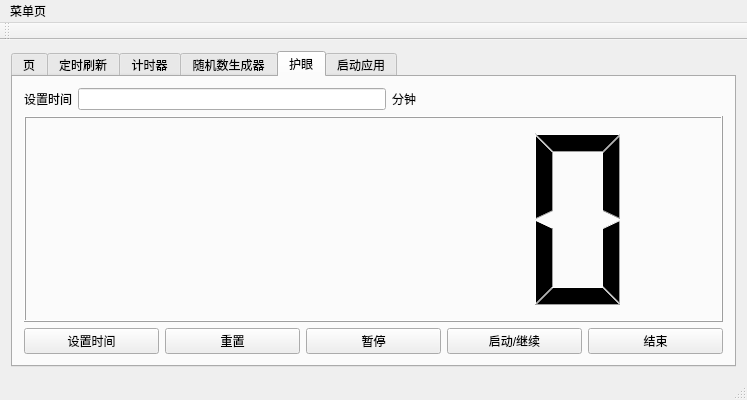
<?xml version="1.0" encoding="UTF-8"?>
<ui version="4.0">
 <class>JustTestForQtClass</class>
 <widget class="QMainWindow" name="JustTestForQtClass">
  <property name="geometry">
   <rect>
    <x>0</x>
    <y>0</y>
    <width>747</width>
    <height>400</height>
   </rect>
  </property>
  <property name="windowTitle">
   <string>JustTestForQt</string>
  </property>
  <widget class="QWidget" name="centralWidget">
   <layout class="QGridLayout" name="gridLayout_8">
    <item row="0" column="0">
     <widget class="QTabWidget" name="tabWidget">
      <property name="currentIndex">
       <number>4</number>
      </property>
      <widget class="QWidget" name="tab_6">
       <attribute name="title">
        <string>页</string>
       </attribute>
      </widget>
      <widget class="QWidget" name="tab">
       <attribute name="title">
        <string>定时刷新</string>
       </attribute>
       <layout class="QGridLayout" name="gridLayout_4">
        <item row="0" column="0">
         <layout class="QGridLayout" name="gridLayout_2">
          <item row="0" column="0">
           <layout class="QGridLayout" name="gridLayout">
            <item row="0" column="0">
             <widget class="QLabel" name="label">
              <property name="text">
               <string>刷新时间</string>
              </property>
             </widget>
            </item>
            <item row="0" column="1">
             <widget class="QLineEdit" name="lineEdit"/>
            </item>
           </layout>
          </item>
          <item row="0" column="1">
           <spacer name="horizontalSpacer">
            <property name="orientation">
             <enum>Qt::Horizontal</enum>
            </property>
            <property name="sizeHint" stdset="0">
             <size>
              <width>40</width>
              <height>20</height>
             </size>
            </property>
           </spacer>
          </item>
         </layout>
        </item>
        <item row="1" column="0">
         <widget class="QTextEdit" name="textEdit"/>
        </item>
        <item row="2" column="0">
         <layout class="QGridLayout" name="gridLayout_3">
          <item row="0" column="0">
           <spacer name="horizontalSpacer_3">
            <property name="orientation">
             <enum>Qt::Horizontal</enum>
            </property>
            <property name="sizeHint" stdset="0">
             <size>
              <width>40</width>
              <height>20</height>
             </size>
            </property>
           </spacer>
          </item>
          <item row="0" column="1">
           <widget class="QPushButton" name="pushButton_startFor1">
            <property name="text">
             <string>开始</string>
            </property>
           </widget>
          </item>
          <item row="0" column="2">
           <widget class="QPushButton" name="pushButton_pauseFor1">
            <property name="text">
             <string>暂停</string>
            </property>
           </widget>
          </item>
          <item row="0" column="3">
           <widget class="QPushButton" name="pushButton_stopFor1">
            <property name="text">
             <string>结束</string>
            </property>
           </widget>
          </item>
         </layout>
        </item>
       </layout>
      </widget>
      <widget class="QWidget" name="tab_2">
       <attribute name="title">
        <string>计时器</string>
       </attribute>
       <layout class="QGridLayout" name="gridLayout_6">
        <item row="0" column="0">
         <widget class="QLCDNumber" name="lcdNumber"/>
        </item>
        <item row="1" column="0">
         <layout class="QGridLayout" name="gridLayout_5">
          <item row="0" column="0">
           <spacer name="horizontalSpacer_2">
            <property name="orientation">
             <enum>Qt::Horizontal</enum>
            </property>
            <property name="sizeHint" stdset="0">
             <size>
              <width>40</width>
              <height>20</height>
             </size>
            </property>
           </spacer>
          </item>
          <item row="0" column="1">
           <widget class="QPushButton" name="pushButton_startFor2">
            <property name="text">
             <string>开始</string>
            </property>
           </widget>
          </item>
          <item row="0" column="2">
           <widget class="QPushButton" name="pushButton_pauseFor2">
            <property name="text">
             <string>暂停</string>
            </property>
           </widget>
          </item>
          <item row="0" column="3">
           <widget class="QPushButton" name="pushButton_restart">
            <property name="text">
             <string>重置</string>
            </property>
           </widget>
          </item>
          <item row="0" column="4">
           <widget class="QPushButton" name="pushButton_stopFor2">
            <property name="text">
             <string>结束</string>
            </property>
           </widget>
          </item>
         </layout>
        </item>
       </layout>
      </widget>
      <widget class="QWidget" name="tab_3">
       <attribute name="title">
        <string>随机数生成器</string>
       </attribute>
       <layout class="QGridLayout" name="gridLayout_11">
        <item row="0" column="1">
         <spacer name="verticalSpacer">
          <property name="orientation">
           <enum>Qt::Vertical</enum>
          </property>
          <property name="sizeHint" stdset="0">
           <size>
            <width>20</width>
            <height>42</height>
           </size>
          </property>
         </spacer>
        </item>
        <item row="1" column="0">
         <spacer name="horizontalSpacer_5">
          <property name="orientation">
           <enum>Qt::Horizontal</enum>
          </property>
          <property name="sizeHint" stdset="0">
           <size>
            <width>169</width>
            <height>20</height>
           </size>
          </property>
         </spacer>
        </item>
        <item row="1" column="1">
         <layout class="QGridLayout" name="gridLayout_12">
          <item row="0" column="0">
           <layout class="QGridLayout" name="gridLayout_9">
            <item row="0" column="0">
             <widget class="QLabel" name="label_2">
              <property name="minimumSize">
               <size>
                <width>200</width>
                <height>0</height>
               </size>
              </property>
              <property name="maximumSize">
               <size>
                <width>200</width>
                <height>16777215</height>
               </size>
              </property>
              <property name="font">
               <font>
                <pointsize>18</pointsize>
               </font>
              </property>
              <property name="text">
               <string>最小数</string>
              </property>
             </widget>
            </item>
            <item row="0" column="1">
             <widget class="QLineEdit" name="lineEdit_min">
              <property name="minimumSize">
               <size>
                <width>120</width>
                <height>0</height>
               </size>
              </property>
              <property name="maximumSize">
               <size>
                <width>120</width>
                <height>16777215</height>
               </size>
              </property>
             </widget>
            </item>
            <item row="1" column="0">
             <widget class="QLabel" name="label_3">
              <property name="minimumSize">
               <size>
                <width>200</width>
                <height>0</height>
               </size>
              </property>
              <property name="maximumSize">
               <size>
                <width>200</width>
                <height>16777215</height>
               </size>
              </property>
              <property name="font">
               <font>
                <pointsize>18</pointsize>
               </font>
              </property>
              <property name="text">
               <string>最大数</string>
              </property>
             </widget>
            </item>
            <item row="1" column="1">
             <widget class="QLineEdit" name="lineEdit_max">
              <property name="maximumSize">
               <size>
                <width>120</width>
                <height>16777215</height>
               </size>
              </property>
             </widget>
            </item>
           </layout>
          </item>
         </layout>
        </item>
        <item row="1" column="2">
         <spacer name="horizontalSpacer_6">
          <property name="orientation">
           <enum>Qt::Horizontal</enum>
          </property>
          <property name="sizeHint" stdset="0">
           <size>
            <width>169</width>
            <height>20</height>
           </size>
          </property>
         </spacer>
        </item>
        <item row="2" column="1">
         <layout class="QGridLayout" name="gridLayout_10">
          <item row="0" column="0">
           <widget class="QLabel" name="label_4">
            <property name="minimumSize">
             <size>
              <width>150</width>
              <height>0</height>
             </size>
            </property>
            <property name="maximumSize">
             <size>
              <width>150</width>
              <height>16777215</height>
             </size>
            </property>
            <property name="font">
             <font>
              <pointsize>25</pointsize>
             </font>
            </property>
            <property name="text">
             <string>随机数</string>
            </property>
           </widget>
          </item>
          <item row="0" column="1">
           <widget class="QLCDNumber" name="lcdNumber_2">
            <property name="minimumSize">
             <size>
              <width>180</width>
              <height>0</height>
             </size>
            </property>
            <property name="maximumSize">
             <size>
              <width>180</width>
              <height>16777215</height>
             </size>
            </property>
           </widget>
          </item>
         </layout>
        </item>
        <item row="3" column="1">
         <layout class="QGridLayout" name="gridLayout_7">
          <item row="0" column="0">
           <spacer name="horizontalSpacer_4">
            <property name="orientation">
             <enum>Qt::Horizontal</enum>
            </property>
            <property name="sizeHint" stdset="0">
             <size>
              <width>40</width>
              <height>20</height>
             </size>
            </property>
           </spacer>
          </item>
          <item row="0" column="1">
           <widget class="QPushButton" name="pushButton_clear">
            <property name="text">
             <string>清空</string>
            </property>
           </widget>
          </item>
          <item row="0" column="2">
           <widget class="QPushButton" name="pushButton_generate">
            <property name="text">
             <string>生成</string>
            </property>
           </widget>
          </item>
         </layout>
        </item>
        <item row="4" column="1">
         <spacer name="verticalSpacer_2">
          <property name="orientation">
           <enum>Qt::Vertical</enum>
          </property>
          <property name="sizeHint" stdset="0">
           <size>
            <width>20</width>
            <height>42</height>
           </size>
          </property>
         </spacer>
        </item>
       </layout>
      </widget>
      <widget class="QWidget" name="tab_4">
       <attribute name="title">
        <string>护眼</string>
       </attribute>
       <layout class="QGridLayout" name="gridLayout_14">
        <item row="0" column="0">
         <layout class="QGridLayout" name="gridLayout_16">
          <item row="0" column="0">
           <widget class="QLabel" name="label_5">
            <property name="text">
             <string>设置时间</string>
            </property>
           </widget>
          </item>
          <item row="0" column="1">
           <widget class="QLineEdit" name="lineEdit_set"/>
          </item>
          <item row="0" column="2">
           <widget class="QLabel" name="label_11">
            <property name="text">
             <string>分钟</string>
            </property>
           </widget>
          </item>
          <item row="0" column="3">
           <spacer name="horizontalSpacer_7">
            <property name="orientation">
             <enum>Qt::Horizontal</enum>
            </property>
            <property name="sizeHint" stdset="0">
             <size>
              <width>40</width>
              <height>20</height>
             </size>
            </property>
           </spacer>
          </item>
         </layout>
        </item>
        <item row="1" column="0">
         <widget class="QLCDNumber" name="lcdNumber_3"/>
        </item>
        <item row="2" column="0">
         <layout class="QGridLayout" name="gridLayout_13">
          <item row="0" column="0">
           <widget class="QPushButton" name="pushButton_setTime">
            <property name="text">
             <string>设置时间</string>
            </property>
           </widget>
          </item>
          <item row="0" column="1">
           <widget class="QPushButton" name="pushButton_reset">
            <property name="text">
             <string>重置</string>
            </property>
           </widget>
          </item>
          <item row="0" column="2">
           <widget class="QPushButton" name="pushButton_pause">
            <property name="text">
             <string>暂停</string>
            </property>
           </widget>
          </item>
          <item row="0" column="3">
           <widget class="QPushButton" name="pushButton_startForEye">
            <property name="text">
             <string>启动/继续</string>
            </property>
           </widget>
          </item>
          <item row="0" column="4">
           <widget class="QPushButton" name="pushButton_stopForEye">
            <property name="text">
             <string>结束</string>
            </property>
           </widget>
          </item>
         </layout>
        </item>
       </layout>
      </widget>
      <widget class="QWidget" name="tab_5">
       <attribute name="title">
        <string>启动应用</string>
       </attribute>
       <layout class="QGridLayout" name="gridLayout_18">
        <item row="0" column="0">
         <spacer name="horizontalSpacer_9">
          <property name="orientation">
           <enum>Qt::Horizontal</enum>
          </property>
          <property name="sizeHint" stdset="0">
           <size>
            <width>544</width>
            <height>20</height>
           </size>
          </property>
         </spacer>
        </item>
        <item row="0" column="1">
         <layout class="QGridLayout" name="gridLayout_17">
          <item row="0" column="0">
           <widget class="QPushButton" name="pushButton_testForIni">
            <property name="text">
             <string>testForIni</string>
            </property>
           </widget>
          </item>
          <item row="1" column="0">
           <widget class="QPushButton" name="pushButton_openExe">
            <property name="text">
             <string>打开QQ微信Quicker</string>
            </property>
           </widget>
          </item>
         </layout>
        </item>
       </layout>
      </widget>
     </widget>
    </item>
   </layout>
  </widget>
  <widget class="QMenuBar" name="menuBar">
   <property name="geometry">
    <rect>
     <x>0</x>
     <y>0</y>
     <width>747</width>
     <height>26</height>
    </rect>
   </property>
   <widget class="QMenu" name="menu">
    <property name="title">
     <string>菜单页</string>
    </property>
    <addaction name="actiontab_1"/>
    <addaction name="actiontab_2"/>
    <addaction name="actiontab_3"/>
    <addaction name="actiontab_4"/>
    <addaction name="actiontab_5"/>
   </widget>
   <addaction name="menu"/>
  </widget>
  <widget class="QToolBar" name="mainToolBar">
   <attribute name="toolBarArea">
    <enum>TopToolBarArea</enum>
   </attribute>
   <attribute name="toolBarBreak">
    <bool>false</bool>
   </attribute>
  </widget>
  <widget class="QStatusBar" name="statusBar"/>
  <action name="actiontab_1">
   <property name="text">
    <string>定时刷新</string>
   </property>
  </action>
  <action name="actiontab_2">
   <property name="text">
    <string>计时器</string>
   </property>
  </action>
  <action name="actiontab_3">
   <property name="text">
    <string>随机数生成器</string>
   </property>
  </action>
  <action name="actiontab_4">
   <property name="text">
    <string>护眼</string>
   </property>
  </action>
  <action name="actiontab_5">
   <property name="text">
    <string>启动应用</string>
   </property>
  </action>
 </widget>
 <layoutdefault spacing="6" margin="11"/>
 <resources>
  <include location="JustTestForQt.qrc"/>
 </resources>
 <connections/>
</ui>
